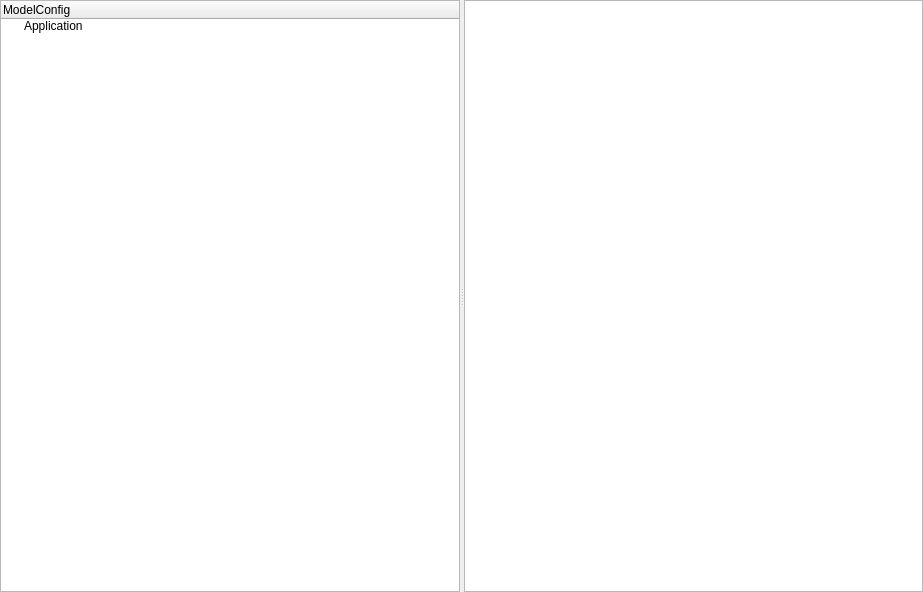
<?xml version="1.0" encoding="UTF-8"?>
<ui version="4.0">
 <class>CModelConfigWgt</class>
 <widget class="QWidget" name="CModelConfigWgt">
  <property name="geometry">
   <rect>
    <x>0</x>
    <y>0</y>
    <width>923</width>
    <height>592</height>
   </rect>
  </property>
  <property name="windowTitle">
   <string>CModelConfigWgt</string>
  </property>
  <layout class="QHBoxLayout" name="horizontalLayout">
   <property name="leftMargin">
    <number>0</number>
   </property>
   <property name="topMargin">
    <number>0</number>
   </property>
   <property name="rightMargin">
    <number>0</number>
   </property>
   <property name="bottomMargin">
    <number>0</number>
   </property>
   <item>
    <widget class="QSplitter" name="splitter">
     <property name="orientation">
      <enum>Qt::Horizontal</enum>
     </property>
     <widget class="QTreeWidget" name="treeWidget">
      <column>
       <property name="text">
        <string>ModelConfig</string>
       </property>
      </column>
      <item>
       <property name="text">
        <string>Application</string>
       </property>
      </item>
     </widget>
     <widget class="QTableWidget" name="tableWidget"/>
    </widget>
   </item>
  </layout>
 </widget>
 <layoutdefault spacing="6" margin="11"/>
 <resources/>
 <connections/>
</ui>
